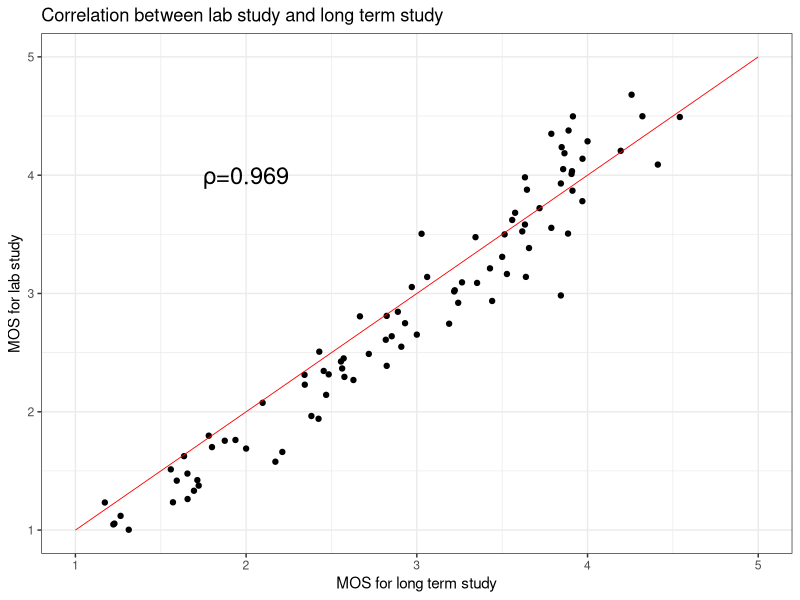
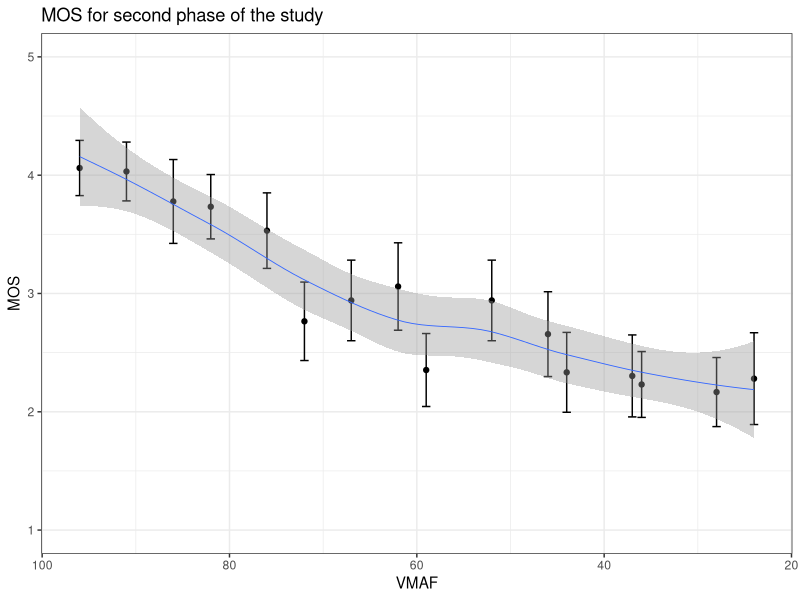
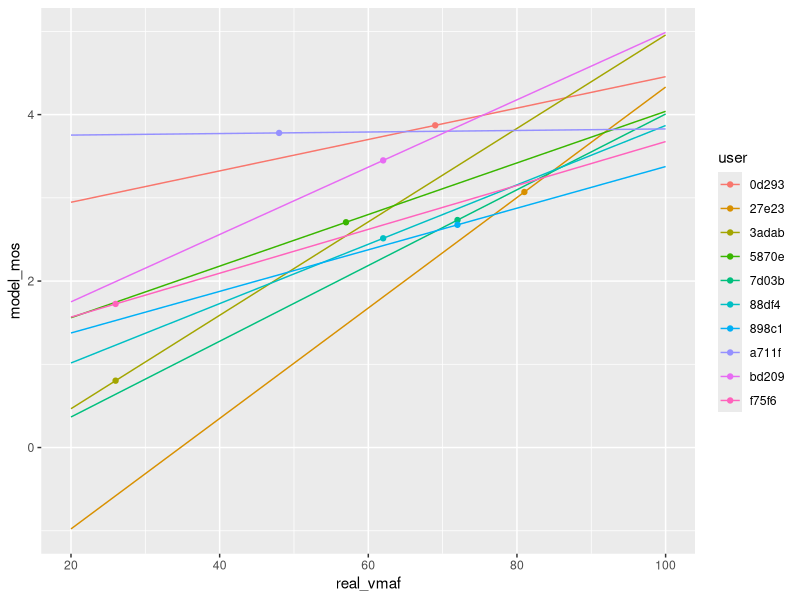
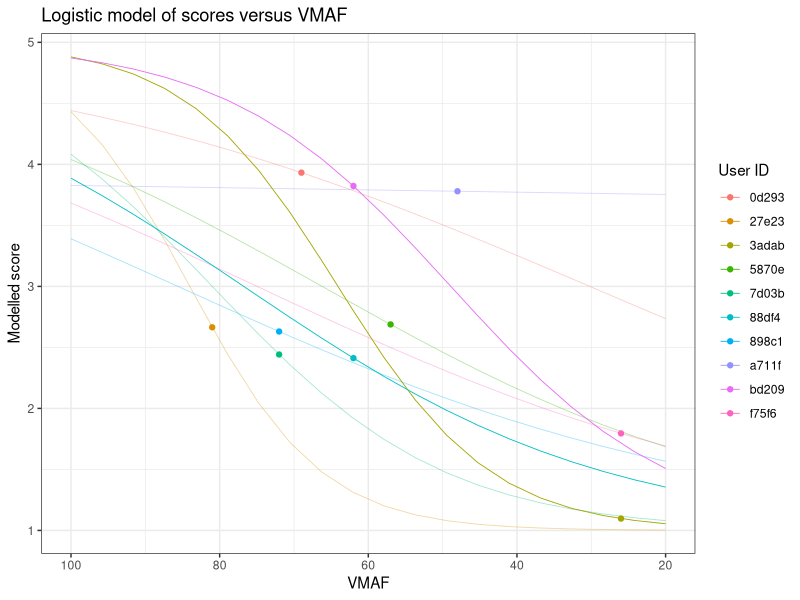
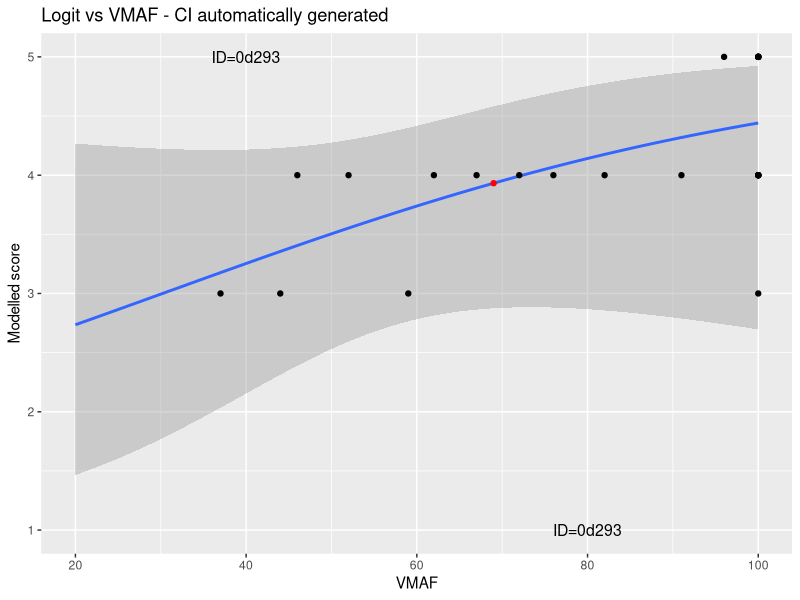
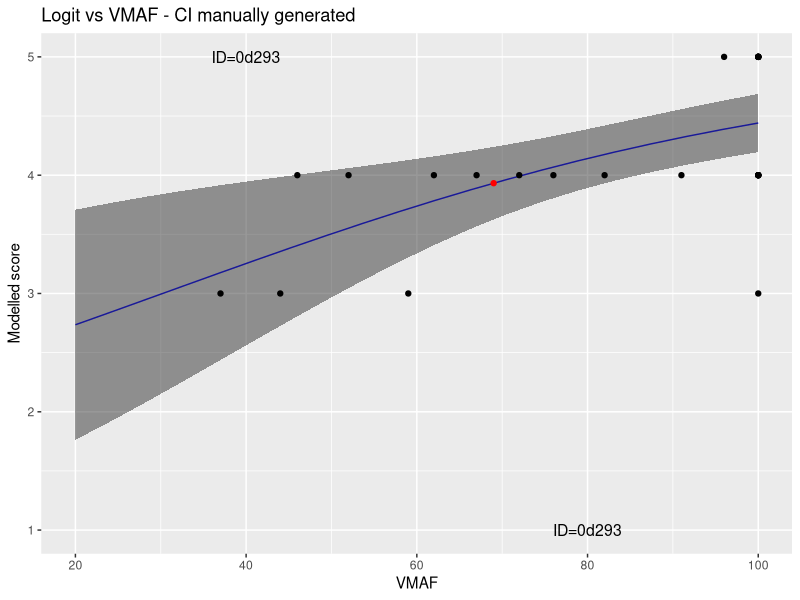
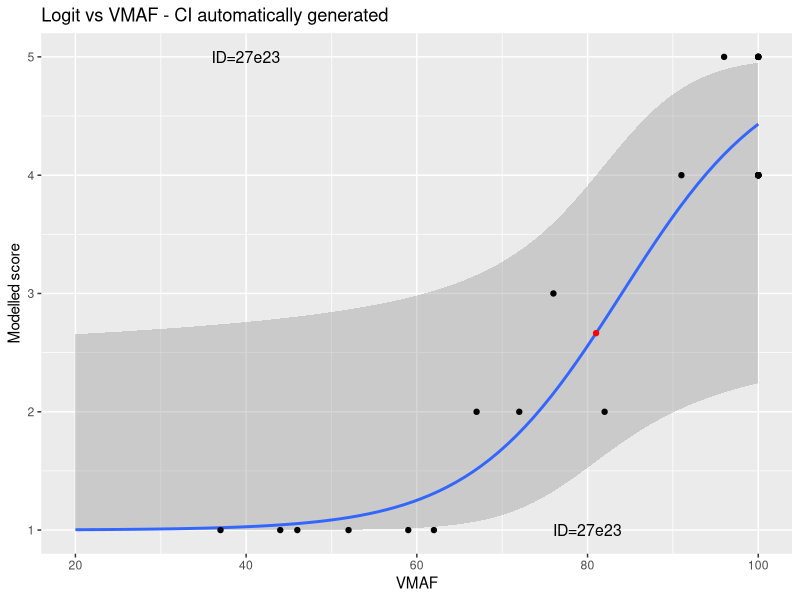
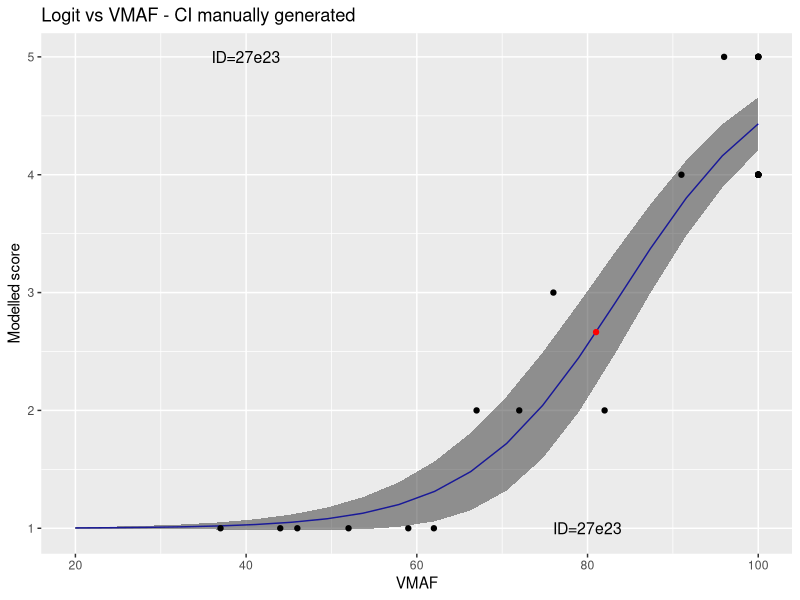

The R source for these figures, in order:
## ---- chunk 1
knitr::opts_chunk$set(echo = TRUE)
library(tidyverse)
library(ggplot2)
library(ggthemes)

## ---- chunk 2


## ---- chunk 3
rm(list = ls())
plot_data_raw <- read_csv("phase3_mosLTS_mosFB.csv", col_types = "cnnnn")

plot_data_raw %>%
  ggplot(aes(mos_lts, mos_fb)) +
  geom_point() +
  geom_line(data = tibble(x = c(1, 5), y = c(1, 5)), aes(x, y), color = "red", size = 0.3) + 
  geom_text(label = "") +
  annotate("text",label = 
             sprintf("\U03C1=%.3f", 
                     cor(plot_data_raw$mos_lts, plot_data_raw$mos_fb)), 
           x = 2, y = 4, size = 6) +
  ylim(c(1, 5)) + 
  xlim(c(1, 5)) + labs(title = "Correlation between lab study and long term study", x = "MOS for long term study", y = "MOS for lab study") + theme_bw()

## ---- chunk 4
rm(list = ls())
plot_data_raw <- read_csv("phase2_lts_mos_n.csv", col_types = "cnnnnnn")

plot_data_raw[plot_data_raw$real_vmaf < 100,] %>%
  ggplot(aes(real_vmaf, mos)) +
  geom_point() +
  geom_errorbar(aes(ymin = mos - 1.96*sd/sqrt(n), ymax = mos + 1.96*sd/sqrt(n))) +
  stat_smooth(size = 0.3) +
  ylim(c(1, 5)) + xlim(c(20, 100)) + theme_bw() + labs(title = "MOS for second phase of the study", x = "VMAF", y = "MOS") + scale_x_reverse()


## ---- chunk 5
rm(list = ls())
plot_data_raw <- read_csv("phase2_lts_for_sigmoid.csv", col_types = "cnnfnnn")

plot_data <- plot_data_raw %>%
  mutate(user_short = substr(external_id, 1, 5))

n <- 20 #number of vmafs
fited_vmaf <- tibble(
  user = rep(unique(plot_data$user_short), n), 
  real_vmaf = rep(-1, n*length(unique(plot_data$user_short))),
  model_mos = rep(-1, n*length(unique(plot_data$user_short)))
  )
for (user in unique(plot_data$user_short)) {
  fited_vmaf$real_vmaf[fited_vmaf$user == user] = seq(20, 100, length.out = n)
}

fited_reports <- plot_data[plot_data$report > 0, c("report", "user_short")]
fited_reports$real_vmaf <- fited_reports$report
fited_reports$model_mos <- -1

for (user in unique(plot_data$user_short)) {
  fit_model <- lm(quality ~ real_vmaf, 
                  data = plot_data[plot_data$user_short == user,])
  fited_vmaf$model_mos[fited_vmaf$user == user] <-
    predict(fit_model, fited_vmaf[fited_vmaf$user == user,])
  fited_reports$model_mos[fited_reports$user_short == user] <-
    predict(fit_model, fited_reports[fited_reports$user_short == user,])
}

fited_vmaf %>%
  ggplot(aes(real_vmaf, model_mos, color = user)) + 
    geom_line() +
    geom_point(data = fited_reports, aes(real_vmaf, model_mos, color = user_short))


## ---- chunk 6
rm(list = ls())
plot_data_raw <- read_csv("phase2_lts_for_sigmoid.csv", col_types = "cnnfnnn")
plot_data <- plot_data_raw %>%
  mutate(user_short = substr(external_id, 1, 5))
n <- 20 #number of vmafs
fited_vmaf <- tibble(
  user = rep(unique(plot_data$user_short), n), 
  real_vmaf = rep(-1, n*length(unique(plot_data$user_short))),
  model_mos = rep(-1, n*length(unique(plot_data$user_short)))
  )
for (user in unique(plot_data$user_short)) {
  fited_vmaf$real_vmaf[fited_vmaf$user == user] = seq(20, 100, length.out = n)
}
fited_reports <- plot_data[plot_data$report > 0, c("report", "user_short")]
fited_reports$real_vmaf <- fited_reports$report
fited_reports$model_mos <- -1
plot_data$quality <- (plot_data$quality - 1)/4
# plot_data <- plot_data[plot_data$vmaf < 100,]
for (user in unique(plot_data$user_short)) {
  fit_model <- glm(quality ~ real_vmaf, 
                  data = plot_data[plot_data$user_short == user,], family = quasibinomial)
  summary(fit_model)$coef
  fited_vmaf$model_mos[fited_vmaf$user == user] <-
    predict(fit_model, fited_vmaf[fited_vmaf$user == user,], type = "response")
  fited_reports$model_mos[fited_reports$user_short == user] <-
    predict(fit_model, fited_reports[fited_reports$user_short == user,], type = "response")
}
  fited_vmaf$model_mos <- fited_vmaf$model_mos
  fited_reports$model_mos <- fited_reports$model_mos
  fited_vmaf %>% 
    mutate(isHighlighted = (user == '3adab' | user == '88df4' | user == 'bd209')) %>% 
    ggplot(aes(real_vmaf, model_mos, color = user)) + 
    geom_line(aes(alpha = isHighlighted), size=0.3) +
    geom_point(data = fited_reports, aes(real_vmaf, model_mos, color = user_short)) + scale_y_continuous( labels=function(x)x*4+1 ) +
    # stat_smooth(method = glm, method.args = list(family = "quasibinomial")) +
    labs(title = "Logistic model of scores versus VMAF", x = "VMAF", y = "Modelled score", color = "User ID") + theme_bw() + scale_alpha_discrete(range = c(0.35, 1), guide = "none") + scale_x_reverse()

## ---- chunk 7

rm(list = ls())
plot_data_raw <- read_csv("phase2_lts_for_sigmoid.csv", col_types = "cnnfnnn")
plot_data <- plot_data_raw %>%
  mutate(user_short = substr(external_id, 1, 5))
n <- 20 #number of vmafs
z <- unique(plot_data$user_short)
for (x in 1:10){
  user_id = z[x]
  plot_x <- plot_data[grepl(user_id, plot_data$user_short),]
  fited_vmaf <- tibble(
  user = rep(unique(plot_x$user_short), n), 
  real_vmaf = rep(0, n*length(unique(plot_x$user_short))), model_mos = rep(0, n*length(unique(plot_x$user_short))))
  fited_vmaf$real_vmaf[fited_vmaf$user == user_id] = seq(20, 100, length.out = n)
  fited_reports <- plot_x[plot_x$report > 0, c("report", "user_short")]
  fited_reports$real_vmaf <- fited_reports$report
  fited_reports$model_mos <- -1
  plot_x$quality <- (plot_x$quality - 1)/4
# plot_data <- plot_data[plot_data$vmaf < 100,]
  fit_model <- glm(quality ~ real_vmaf, data = plot_x[plot_x$user_short == user_id,], family = quasibinomial)
  summary(fit_model)$coef
  plotdat <- data.frame(fited_vmaf[fited_vmaf$user == user_id,])
  fited_vmaf$model_mos[fited_vmaf$user == user_id] <-
  predict(fit_model, newdata = plotdat, type = "response")
  pred <- predict(fit_model, newdata = plotdat, type = "response", se.fit = TRUE)
  str(pred)
  fited_reports$model_mos[fited_reports$user_short == user_id] <-
  predict(fit_model, fited_reports[fited_reports$user_short == user_id,], type = "response")

  p <- ggplot(data = fited_vmaf, aes(real_vmaf, model_mos)) + scale_y_continuous( labels=function(x)x*4+1) +
  geom_smooth(method = glm, method.args = list(family = "binomial"), se = TRUE) + labs(title = "Logit vs VMAF - CI automatically generated", x = "VMAF", y = "Modelled score") +   geom_point(data = fited_reports, aes(real_vmaf, model_mos), color = "red") + annotate("text",label = sprintf("ID=%s", user_id), x = 40, y = 1, size = 4) + geom_point(data = plot_x, aes(real_vmaf, quality), color = "black") +  annotate("text",label = sprintf("ID=%s", user_id), x = 80, y = 0, size = 4)
  
  print(p)
  
  
preddat <- predict(fit_model, newdata = plotdat, type = "response", se.fit = TRUE) %>% 
  as.data.frame() %>% 
  mutate(real_vmaf = fited_vmaf$real_vmaf,
  lower = fit - 1.96*se.fit, 
  upper = fit + 1.96*se.fit) 

  
  t <-ggplot(data = preddat, aes(x = real_vmaf, 
                   y = fit)) + 
  geom_line(colour = "blue") + 
  geom_ribbon(aes(ymin = lower,
                  ymax = upper), 
              alpha = 0.5) + 
  scale_y_continuous(labels=function(x)x*4+1) + labs(title = "Logit vs VMAF - CI manually generated", x = "VMAF", y = "Modelled score") + annotate("text",label = sprintf("ID=%s", user_id), x = 40, y = 1, size = 4)  + geom_point(data = fited_reports, aes(real_vmaf, model_mos), color = "red") + geom_point(data = plot_x, aes(real_vmaf, quality), color = "black") + annotate("text",label = sprintf("ID=%s", user_id), x = 80, y = 0, size = 4)
  
  print(t)
}
